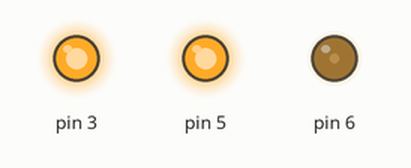
Simulated run of this sketch. Board: Arduino Uno, built with avr-gcc and run on an emulated ATmega328P. On the bench: output pins drawn as LEDs (lit = HIGH).

Above: at 0.1 s.
Timing chart, 0 to 1.6 s (numbered marks = the images above):
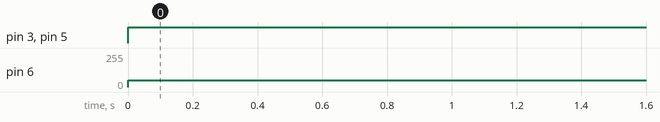

Measured:
- by itself, pin 3, pin 5: LOW → HIGH at 0.00 s
- by itself, pin 6: 0/255 → 51/255 at 0.00 s

The sketch:

davy_projeto_rgb1.ino
```cpp
// C++
// Davy Pinheiro
void setup()
{
  pinMode(6, OUTPUT);
  pinMode(3, OUTPUT);
  pinMode(5, OUTPUT);
}

void loop()
{
  analogWrite(6, 51);
  analogWrite(3, 255);
  analogWrite(5, 255);
  delay(10); // Delay a little bit to improve simulation performance
}
```
